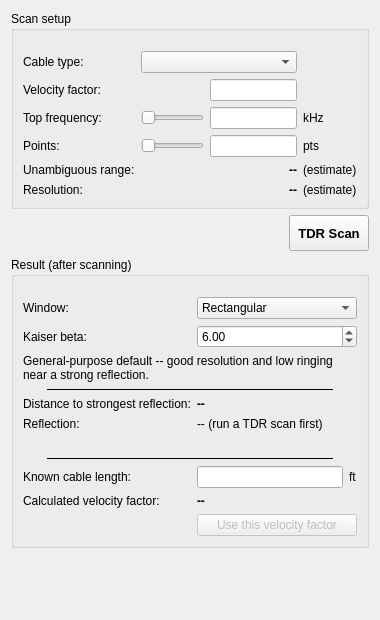
<?xml version="1.0" encoding="UTF-8"?>
<ui version="4.0">
 <class>TdrScanPanel</class>
 <widget class="QWidget" name="TdrScanPanel">
  <property name="geometry">
   <rect>
    <x>0</x>
    <y>0</y>
    <width>380</width>
    <height>620</height>
   </rect>
  </property>
  <property name="windowTitle">
   <string>TDR Scan</string>
  </property>
  <layout class="QVBoxLayout" name="verticalLayout">
   <property name="sizeConstraint">
    <enum>QLayout::SetMinimumSize</enum>
   </property>
   <item>
    <widget class="QGroupBox" name="scanSetupGroupBox">
     <property name="title">
      <string>Scan setup</string>
     </property>
     <layout class="QGridLayout" name="scanSetupGridLayout">
      <property name="topMargin">
       <number>20</number>
      </property>
      <item row="0" column="0">
       <widget class="QLabel" name="cableTypeNameLabel">
        <property name="text">
         <string>Cable type:</string>
        </property>
       </widget>
      </item>
      <item row="0" column="1" colspan="2">
       <widget class="NoScrollComboBox" name="cableTypeCombo"/>
      </item>
      <item row="1" column="0">
       <widget class="QLabel" name="velocityFactorNameLabel">
        <property name="text">
         <string>Velocity factor:</string>
        </property>
       </widget>
      </item>
      <item row="1" column="2">
       <widget class="QLineEdit" name="velocityFactorEdit">
        <property name="minimumWidth">
         <number>70</number>
        </property>
        <property name="maximumWidth">
         <number>70</number>
        </property>
        <property name="alignment">
         <set>Qt::AlignRight|Qt::AlignVCenter</set>
        </property>
        <property name="toolTip">
         <string>0.01 - 1.0. Seeded from Settings &gt; Cable's current velocity factor -- applies to this scan (see the scan button's tooltip), never written back to Settings &gt; Cable itself unless you click "Use this velocity factor" below.</string>
        </property>
       </widget>
      </item>
      <item row="2" column="0">
       <widget class="QLabel" name="topFreqNameLabel">
        <property name="text">
         <string>Top frequency:</string>
        </property>
       </widget>
      </item>
      <item row="2" column="1">
       <widget class="NoScrollSlider" name="topFreqSlider">
        <property name="orientation">
         <enum>Qt::Horizontal</enum>
        </property>
       </widget>
      </item>
      <item row="2" column="2">
       <widget class="QLineEdit" name="topFreqEdit">
        <property name="minimumWidth">
         <number>70</number>
        </property>
        <property name="maximumWidth">
         <number>70</number>
        </property>
        <property name="alignment">
         <set>Qt::AlignRight|Qt::AlignVCenter</set>
        </property>
       </widget>
      </item>
      <item row="2" column="3">
       <widget class="QLabel" name="topFreqUnitLabel">
        <property name="text">
         <string notr="true">kHz</string>
        </property>
       </widget>
      </item>
      <item row="3" column="0">
       <widget class="QLabel" name="pointsNameLabel">
        <property name="text">
         <string>Points:</string>
        </property>
       </widget>
      </item>
      <item row="3" column="1">
       <widget class="NoScrollSlider" name="dotsSlider">
        <property name="orientation">
         <enum>Qt::Horizontal</enum>
        </property>
       </widget>
      </item>
      <item row="3" column="2">
       <widget class="QLineEdit" name="dotsEdit">
        <property name="minimumWidth">
         <number>70</number>
        </property>
        <property name="maximumWidth">
         <number>70</number>
        </property>
        <property name="alignment">
         <set>Qt::AlignRight|Qt::AlignVCenter</set>
        </property>
       </widget>
      </item>
      <item row="3" column="3">
       <widget class="QLabel" name="pointsUnitLabel">
        <property name="text">
         <string notr="true">pts</string>
        </property>
       </widget>
      </item>
      <item row="4" column="0">
       <widget class="QLabel" name="unambiguousRangeNameLabel">
        <property name="text">
         <string>Unambiguous range:</string>
        </property>
       </widget>
      </item>
      <item row="4" column="2">
       <widget class="QLabel" name="unambiguousRangeLabel">
        <property name="alignment">
         <set>Qt::AlignRight|Qt::AlignVCenter</set>
        </property>
        <property name="font">
         <font>
          <bold>true</bold>
         </font>
        </property>
        <property name="text">
         <string notr="true">--</string>
        </property>
       </widget>
      </item>
      <item row="4" column="3">
       <widget class="QLabel" name="unambiguousRangeSuffixLabel">
        <property name="text">
         <string notr="true">(estimate)</string>
        </property>
       </widget>
      </item>
      <item row="5" column="0">
       <widget class="QLabel" name="resolutionNameLabel">
        <property name="text">
         <string>Resolution:</string>
        </property>
       </widget>
      </item>
      <item row="5" column="2">
       <widget class="QLabel" name="resolutionLabel">
        <property name="alignment">
         <set>Qt::AlignRight|Qt::AlignVCenter</set>
        </property>
        <property name="font">
         <font>
          <bold>true</bold>
         </font>
        </property>
        <property name="text">
         <string notr="true">--</string>
        </property>
       </widget>
      </item>
      <item row="5" column="3">
       <widget class="QLabel" name="resolutionSuffixLabel">
        <property name="text">
         <string notr="true">(estimate)</string>
        </property>
       </widget>
      </item>
     </layout>
    </widget>
   </item>
   <item>
    <layout class="QHBoxLayout" name="scanButtonsLayout">
     <item>
      <spacer name="scanButtonsSpacer">
       <property name="orientation">
        <enum>Qt::Horizontal</enum>
       </property>
       <property name="sizeHint" stdset="0">
        <size>
         <width>40</width>
         <height>20</height>
        </size>
       </property>
      </spacer>
     </item>
     <item>
      <widget class="QPushButton" name="tdrSingleButton">
       <property name="minimumSize">
        <size>
         <width>0</width>
         <height>36</height>
        </size>
       </property>
       <property name="maximumSize">
        <size>
         <width>16777215</width>
         <height>36</height>
        </size>
       </property>
       <property name="font">
        <font>
         <pointsize>10</pointsize>
         <bold>true</bold>
        </font>
       </property>
       <property name="toolTip">
        <string>Uses the velocity factor above for this scan's own distance calculation (temporarily -- doesn't disturb Settings &gt; Cable's own value used elsewhere).</string>
       </property>
       <property name="text">
        <string>TDR Scan</string>
       </property>
      </widget>
     </item>
    </layout>
   </item>
   <item>
    <widget class="QGroupBox" name="resultGroupBox">
     <property name="title">
      <string>Result (after scanning)</string>
     </property>
     <layout class="QFormLayout" name="resultFormLayout">
      <property name="topMargin">
       <number>20</number>
      </property>
      <item row="0" column="0">
       <widget class="QLabel" name="windowNameLabel">
        <property name="text">
         <string>Window:</string>
        </property>
       </widget>
      </item>
      <item row="0" column="1">
       <widget class="NoScrollComboBox" name="windowCombo">
        <item>
         <property name="text">
          <string>Rectangular</string>
         </property>
        </item>
        <item>
         <property name="text">
          <string>Hamming</string>
         </property>
        </item>
        <item>
         <property name="text">
          <string>Hann</string>
         </property>
        </item>
        <item>
         <property name="text">
          <string>Blackman</string>
         </property>
        </item>
        <item>
         <property name="text">
          <string>Kaiser</string>
         </property>
        </item>
       </widget>
      </item>
      <item row="1" column="0">
       <widget class="QLabel" name="kaiserBetaNameLabel">
        <property name="text">
         <string>Kaiser beta:</string>
        </property>
       </widget>
      </item>
      <item row="1" column="1">
       <widget class="NoScrollDoubleSpinBox" name="kaiserBetaSpin">
        <property name="minimum">
         <double>0.000000000000000</double>
        </property>
        <property name="maximum">
         <double>20.000000000000000</double>
        </property>
        <property name="value">
         <double>6.000000000000000</double>
        </property>
       </widget>
      </item>
      <item row="2" column="0" colspan="2">
       <widget class="QLabel" name="windowExplanationLabel">
        <property name="wordWrap">
         <bool>true</bool>
        </property>
        <property name="text">
         <string notr="true">General-purpose default -- good resolution and low ringing near a strong reflection.</string>
        </property>
       </widget>
      </item>
      <item row="3" column="0" colspan="2">
       <layout class="QHBoxLayout" name="windowResultSeparatorLayout">
        <property name="leftMargin">
         <number>24</number>
        </property>
        <property name="rightMargin">
         <number>24</number>
        </property>
        <item>
         <widget class="Line" name="windowResultSeparatorLine">
          <property name="frameShadow">
           <enum>QFrame::Plain</enum>
          </property>
          <property name="orientation">
           <enum>Qt::Horizontal</enum>
          </property>
         </widget>
        </item>
       </layout>
      </item>
      <item row="4" column="0">
       <widget class="QLabel" name="cableLengthNameLabel">
        <property name="text">
         <string>Distance to strongest reflection:</string>
        </property>
       </widget>
      </item>
      <item row="4" column="1">
       <widget class="QLabel" name="cableLengthLabel">
        <property name="font">
         <font>
          <bold>true</bold>
         </font>
        </property>
        <property name="text">
         <string notr="true">--</string>
        </property>
       </widget>
      </item>
      <item row="5" column="0">
       <widget class="QLabel" name="reflectionNameLabel">
        <property name="text">
         <string>Reflection:</string>
        </property>
       </widget>
      </item>
      <item row="5" column="1">
       <widget class="QLabel" name="reflectionLabel">
        <property name="text">
         <string notr="true">-- (run a TDR scan first)</string>
        </property>
       </widget>
      </item>
      <item row="6" column="0" colspan="2">
       <widget class="QLabel" name="rangeNoteLabel">
        <property name="wordWrap">
         <bool>true</bool>
        </property>
        <property name="text">
         <string notr="true"></string>
        </property>
       </widget>
      </item>
      <item row="7" column="0" colspan="2">
       <layout class="QHBoxLayout" name="reverseSolveSeparatorLayout">
        <property name="leftMargin">
         <number>24</number>
        </property>
        <property name="rightMargin">
         <number>24</number>
        </property>
        <item>
         <widget class="Line" name="reverseSolveSeparatorLine">
          <property name="frameShadow">
           <enum>QFrame::Plain</enum>
          </property>
          <property name="orientation">
           <enum>Qt::Horizontal</enum>
          </property>
         </widget>
        </item>
       </layout>
      </item>
      <item row="8" column="0">
       <widget class="QLabel" name="knownLengthNameLabel">
        <property name="text">
         <string>Known cable length:</string>
        </property>
       </widget>
      </item>
      <item row="8" column="1">
       <layout class="QHBoxLayout" name="knownLengthLayout">
        <item>
         <widget class="QLineEdit" name="knownLengthEdit"/>
        </item>
        <item>
         <widget class="QLabel" name="knownLengthUnitLabel">
          <property name="text">
           <string notr="true">ft</string>
          </property>
         </widget>
        </item>
       </layout>
      </item>
      <item row="9" column="0">
       <widget class="QLabel" name="calculatedVfNameLabel">
        <property name="text">
         <string>Calculated velocity factor:</string>
        </property>
       </widget>
      </item>
      <item row="9" column="1">
       <widget class="QLabel" name="calculatedVfLabel">
        <property name="font">
         <font>
          <bold>true</bold>
         </font>
        </property>
        <property name="text">
         <string notr="true">--</string>
        </property>
       </widget>
      </item>
      <item row="10" column="1">
       <widget class="QPushButton" name="applyVfButton">
        <property name="enabled">
         <bool>false</bool>
        </property>
        <property name="toolTip">
         <string>Copies this value up into the Velocity factor field above, and sets Settings &gt; Cable to Custom with it too (resetting R0 to 50 Ohm and loss to none -- TDR only solves for velocity factor, so the rest is genuinely unknown here) -- affects any active Subtract/Add cable compensation elsewhere, not just this dialog.</string>
        </property>
        <property name="text">
         <string>Use this velocity factor</string>
        </property>
       </widget>
      </item>
     </layout>
    </widget>
   </item>
   <item>
    <spacer name="verticalSpacer">
     <property name="orientation">
      <enum>Qt::Vertical</enum>
     </property>
     <property name="sizeHint" stdset="0">
      <size>
       <width>20</width>
       <height>40</height>
      </size>
     </property>
    </spacer>
   </item>
  </layout>
 </widget>
 <customwidgets>
  <customwidget>
   <class>NoScrollComboBox</class>
   <extends>QComboBox</extends>
   <header location="global">noscrollwidgets.h</header>
  </customwidget>
  <customwidget>
   <class>NoScrollSlider</class>
   <extends>QSlider</extends>
   <header location="global">noscrollwidgets.h</header>
  </customwidget>
  <customwidget>
   <class>NoScrollDoubleSpinBox</class>
   <extends>QDoubleSpinBox</extends>
   <header location="global">noscrollwidgets.h</header>
  </customwidget>
 </customwidgets>
 <resources/>
 <connections/>
</ui>
